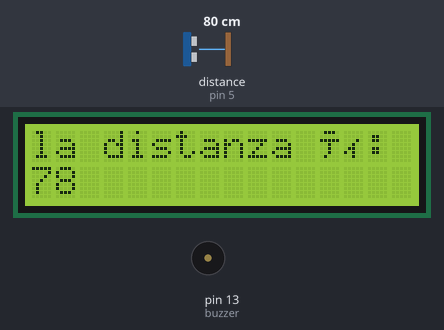
The sketch below on a simulated Arduino Uno, built with avr-gcc and run on an emulated ATmega328P. Shown: 16×2 character LCD, buzzer (waves = sounding). Wiring (inferred from the names in the program): ultrasonic range finder: trigger pin 6; echo pin 5. The test bench sets the inputs (shaded band); at power-on: distance to the obstacle (sensor on pin 5) 80 cm. The echo pulse lasts 58.3 µs per cm.

Above: at 1.25 s.
1.3 s: distance to the obstacle (sensor on pin 5) set to 54 cm
At 1.36 s:
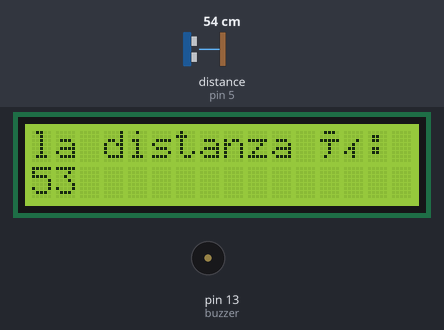
2.9 s: distance to the obstacle (sensor on pin 5) set to 45 cm
At 3.13 s:
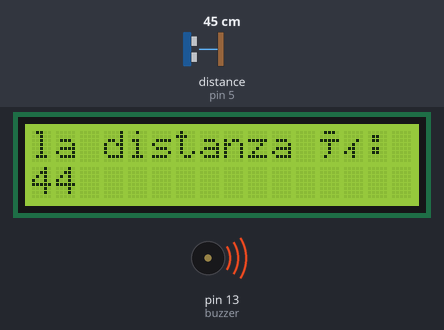
4.5 s: distance to the obstacle (sensor on pin 5) set to 2 cm
At 4.65 s:
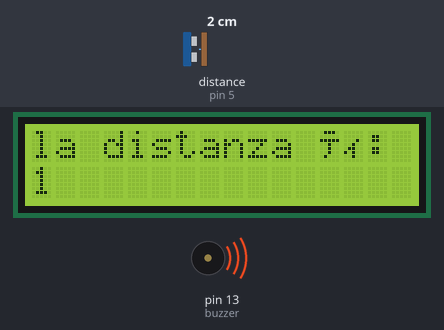
Timing chart, 0 to 7.5 s (numbered marks = the images above; inputs shaded):
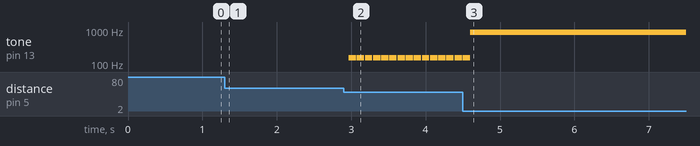

The sketch:

LCDpiuDistanza.ino
```cpp
#include <LiquidCrystal.h>

const int rs = 7;
const int en = 8;
const int d4 = 9;
const int d5 = 10;
const int d6 = 11;
const int d7 = 12;
const int triggerPort = 6;
const int echoPort = 5;
const int buzzer = 13;

LiquidCrystal lcd(rs, en, d4, d5, d6, d7);

void setup() {
  lcd.begin(16, 2);
  pinMode(triggerPort, OUTPUT);
  pinMode(echoPort, INPUT);
  lcd.print("la distanza è:");
}
int c = 0;
void loop() {
  schermo();
  long distanza = misura();
  long freq = map(distanza, 5, 40, 800, 220);
  if (distanza < 50) {
    tone(buzzer, freq, 100);  // Genera un suono a 1000 Hz
  } else {
    noTone(buzzer);  // Interrompi il suono
  }
}

long misura() {
  digitalWrite(triggerPort, LOW);
  //invia un impulso di 10microsec sul trigger
  digitalWrite(triggerPort, HIGH);
  delayMicroseconds(10);
  digitalWrite(triggerPort, LOW);
  long durata = pulseIn(echoPort, HIGH);
  long distanza = 0.034 * durata / 2;
  return distanza;
}
long schermo() {
  lcd.setCursor(0, 1);
  lcd.print("                ");
  lcd.setCursor(0, 1);
  long distanza = misura();
  lcd.print(distanza);
  delay(100);
  return lcd.print(distanza);
}
```

Measured:
- the behaviour switches between 51 and 50 cm on distance to the obstacle (sensor on pin 5) (found by bisection; images 1 and 2)
- after the input at 2.9 s, tone on pin 13 (buzzer): alternates 154 Hz for 0.10 s and silent for 0.01 s, starting after 0.07 s
